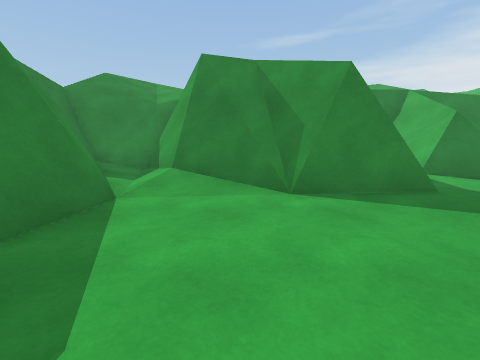
[1] (above)

13 first-person views from a walk through a scene from a Unity 3-D project. The camera is 1.3 m above the floor, tilts 10° down and sees 90° across. The floor is counted in squares, 1 m on a side. Each view is taken from the middle of a square. On the plan, view 1 faces up. The plan holds only what a view shows up to about 12 squares ahead; the rest is blank. The place goes on beyond the plan. The player is left out.

[2]
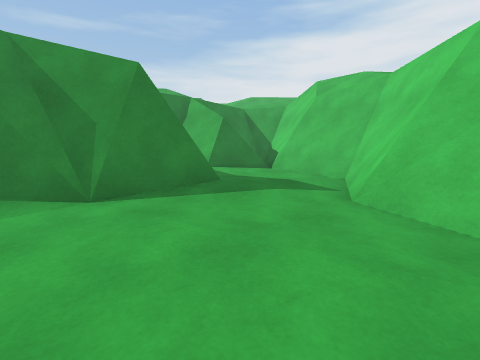

[3]
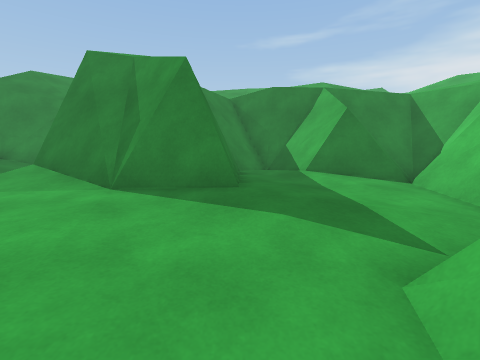

[4]
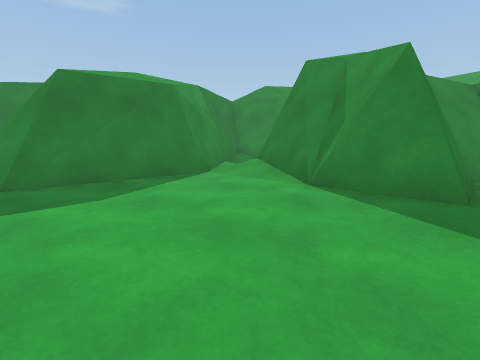

[5]
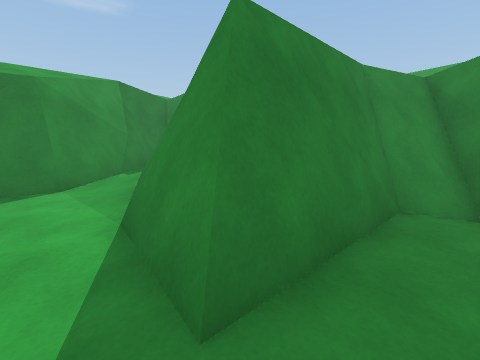

[6]
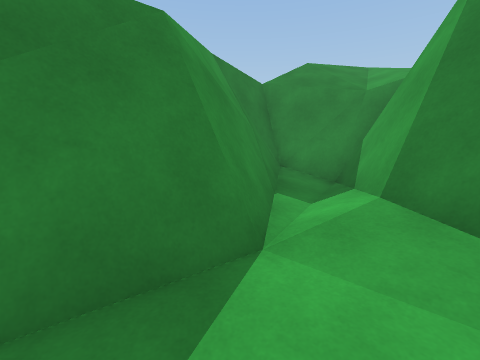

[7]
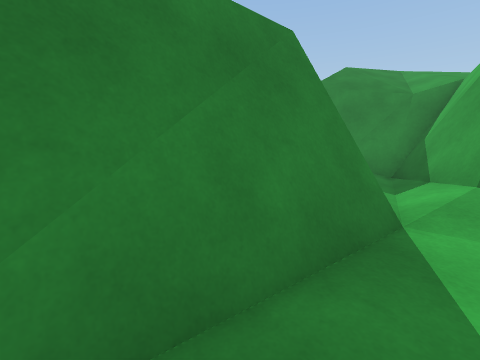

[8]
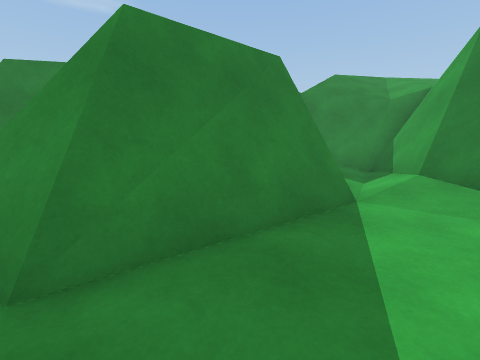

[9]
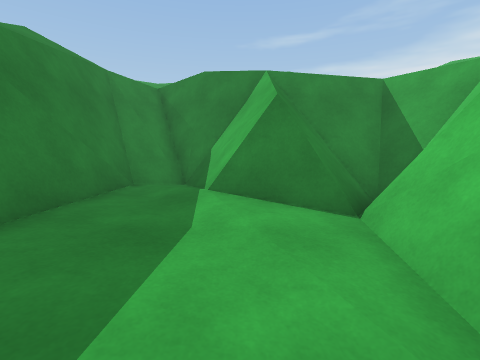

[10]
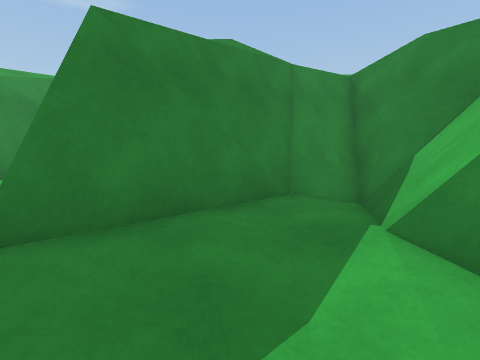

[11]
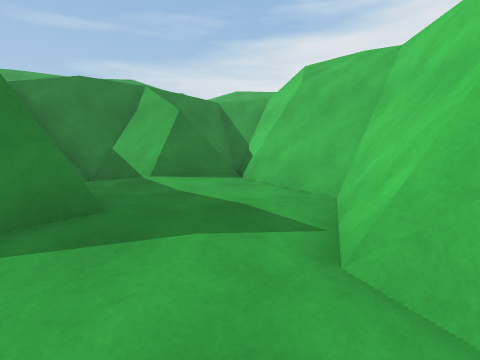

[12]
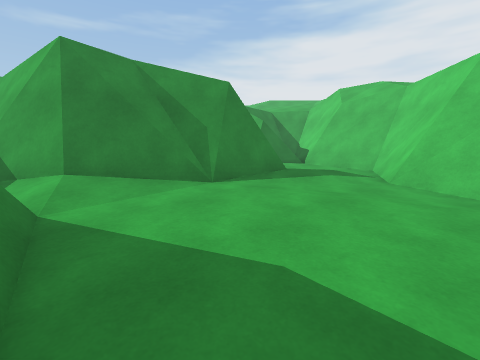

[13]
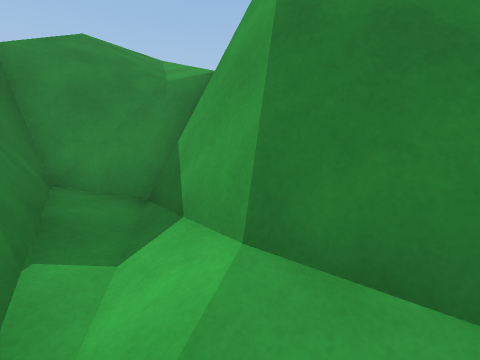

### Floor plan
Key: @ floor where view 1 was taken; # wall or solid block; . main floor; : floor 0.25 m higher than the main floor; - floor 0.25 m lower than the main floor; + floor 1.5 m higher than the main floor; * floor 3.5 m higher than the main floor; % floor 4.75 m higher than the main floor; / step, stairs or slope; = window, fence, low wall or low ledge; v drop or lower ground.
Columns run from 12 left of view 1 to 10 right of it. Each row starts with its distance up from view 1.
 17        ///
 16       ////
 15      %////
 14      /////
 13      /////     vvv
 12     ////vv  //vvv+vv/
 11     *v###v  // v###vvvv
 10      v#==#v /  v=-##vvv
  9      v#/.##// /##.=###v
  8      v##./#vv /##..=##=
  7      /v##/#### ##....=#
  6      //v#/:/#####....=#
  5      ///v#....###....##
  4       //v#...........##
  3        /v=..........=#v
  2  v      #=........###v
  1  v     ##........=##v
  0 v#      #...@....=#v

Where each view was taken, in squares from view 1:
view 1: 0 up, 0 right, facing up
view 2: 0 up, 0 right, facing up-right
view 3: 0 up, 4 right, facing up
view 4: 0 up, 4 right, facing up-left
view 5: 4 up, 5 right, facing up-left
view 6: 3 up, 1 left, facing up-left
view 7: 1 up, 2 left, facing up-left
view 8: 0 up, 1 left, facing up-left
view 9: 3 up, 7 right, facing up
view 10: 5 up, 7 right, facing up-left
view 11: 1 up, 3 right, facing up-right
view 12: 0 up, 3 left, facing up-right
view 13: 5 up, 2 left, facing up
